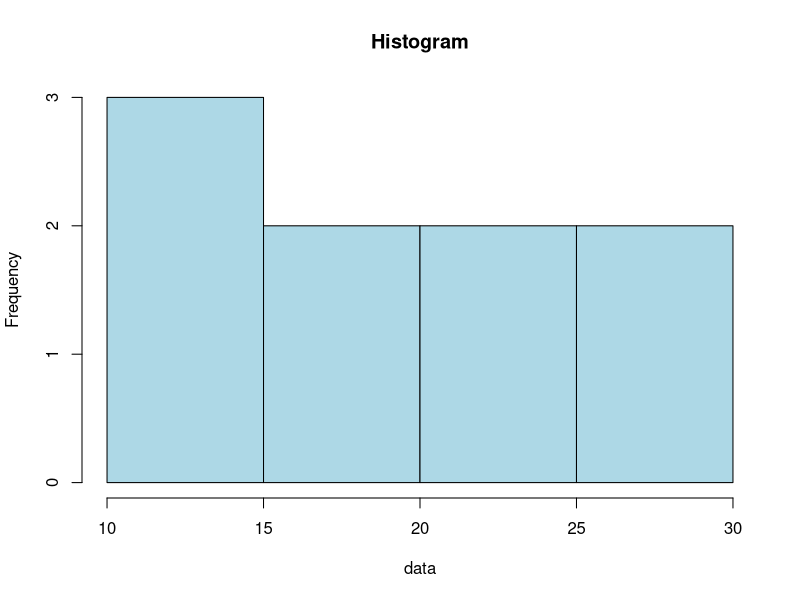
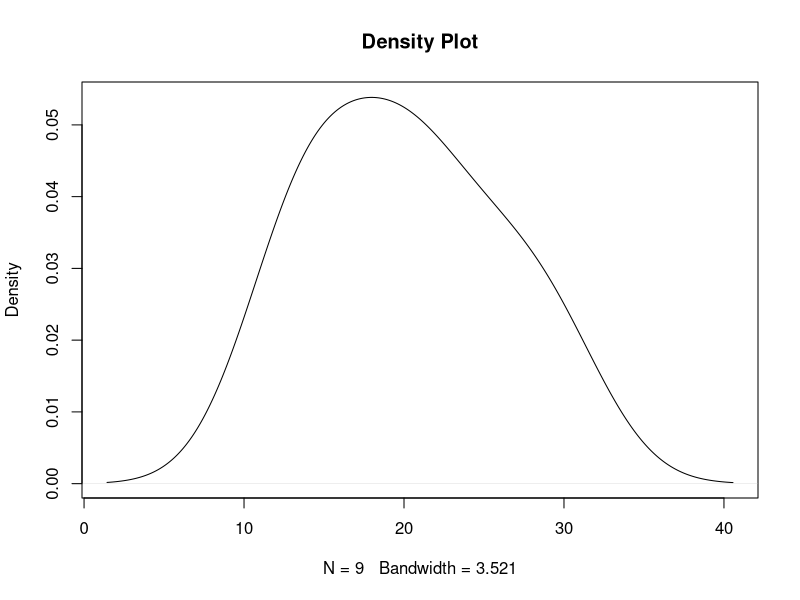
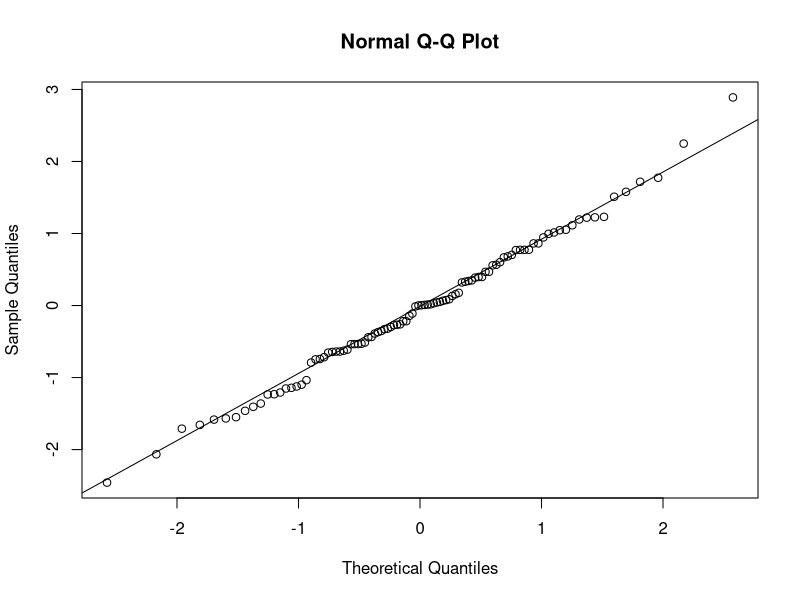
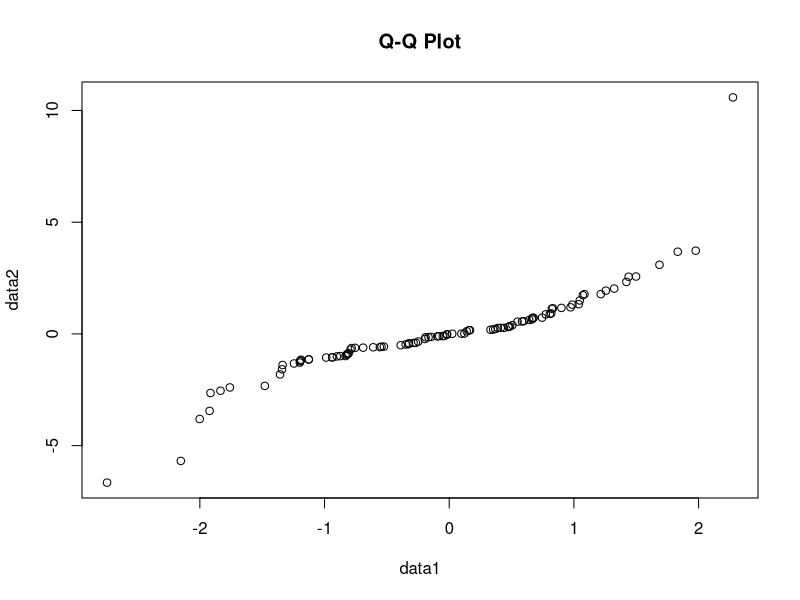

Write the R code that produced these figures, in order.
# Create a table for two categorical variables
data <- data.frame(Gender = c("Male", "Female", "Male", "Male", "Female"),
                   AgeGroup = c("18-25", "26-35", "18-25", "36-45", "26-35"))

result_table <- table(data$Gender, data$AgeGroup)
print(result_table)

# Create a flat table for three categorical variables

data <- data.frame(Gender = c("Male", "Female", "Male", "Male", "Female"),
                   AgeGroup = c("18-25", "26-35", "18-25", "36-45", "26-35"),
                   Region = c("East", "West", "East", "West", "West"))

result_ftable <- ftable(data$Gender, data$AgeGroup, data$Region)
print(result_ftable)

# Create a cross-tabulation table using xtabs
data <- data.frame(Gender = c("Male", "Female", "Male", "Male", "Female"),
                   AgeGroup = c("18-25", "26-35", "18-25", "36-45", "26-35"))

result_xtabs <- xtabs(~ Gender + AgeGroup, data)
print(result_xtabs)

# Create a contingency table
data <- data.frame(Gender = c("Male", "Female", "Male", "Male", "Female"),
                   AgeGroup = c("18-25", "26-35", "18-25", "36-45", "26-35"))

my_table <- table(data$Gender, data$AgeGroup)

# Calculate row and column margins
row_margins <- margin.table(my_table, 1)  # Row margins
col_margins <- margin.table(my_table, 2)  # Column margins

print(row_margins)
print(col_margins)
# Create a contingency table
data <- data.frame(Gender = c("Male", "Female", "Male", "Male", "Female"),
                   AgeGroup = c("18-25", "26-35", "18-25", "36-45", "26-35"))

my_table <- table(data$Gender, data$AgeGroup)

# Calculate proportions
prop_table <- prop.table(my_table)
print(prop_table)
# Create a contingency table
data <- data.frame(Gender = c("Male", "Female", "Male", "Male", "Female"),
                   AgeGroup = c("18-25", "26-35", "18-25", "36-45", "26-35"))

my_table <- table(data$Gender, data$AgeGroup)

# Add row and column margins
table_with_margins <- addmargins(my_table)
print(table_with_margins)
#is.table()
my_table <- table(c("A", "B", "A", "B"))
is_table <- is.table(my_table)
print(is_table)

#is.matrix()
my_matrix <- matrix(1:6, nrow = 2, ncol = 3)
is_matrix <- is.matrix(my_matrix)
print(is_matrix)
#class()
my_vector <- c(1, 2, 3)
class_of_vector <- class(my_vector)
print(class_of_vector)
#any()
#The any() function is used to check if any element of a logical vector is TRUE. It returns TRUE if at least one element is TRUE, and FALSE otherwise.
my_logical_vector <- c(FALSE, FALSE, TRUE, FALSE)
any_true <- any(my_logical_vector)
print(any_true)
#is(object, "type") Function:
#The is() function is a generic function used to test the class of an object against a specific class or type.
my_vector <- c(1, 2, 3)
is_vector <- is(my_vector, "numeric")
print(is_vector)
#inherits(object, "type") Function:
#The inherits() function is used to test if an object inherits from a particular class or type.
my_data_frame <- data.frame(x = c(1, 2, 3), y = c("a", "b", "c"))
inherits_df <- inherits(my_data_frame, "data.frame")
print(inherits_df)
#Generating a sequence of length 5 between 2 and 6:
sequence <- seq(2, 6, length.out = 5)
print(sequence)
#Generating a sequence along with an existing vector:
existing_vector <- c(2, 4, 6, 8, 10)
sequence <- seq(along.with = existing_vector)
print(sequence)
a <- "attach() and detach() Functions:

The attach() function is used to make the variables of a data frame or other objects in the search path, so you can refer to variables directly without explicitly specifying the data frame.
The detach() function is used to remove objects from the search path, including data frames attached using attach()."

# Create a data frame
data <- data.frame(ID = 1:3, Name = c("Alice", "Bob", "Charlie"))

# Attach the data frame
attach(data)

# Now you can refer to variables directly
print(ID)  # Instead of data$ID

# Detach the data frame when done
detach(data)
#with() <- "with() Function:
#The with() function is used to evaluate an expression in a specified environment, which can be helpful when working with data frames. It avoids the need for repeated references to the data frame."
# Create a data frame
data <- data.frame(ID = 1:3, Name = c("Alice", "Bob", "Charlie"))

# Use with() to refer to variables directly
with(data, print(ID))
with(data, print(Name))

#rfoo() Function:
#The rfoo() function generates random numbers from a specific probability distribution (where "foo" represents the distribution).
# Generate 5 random numbers from a standard normal distribution
random_numbers <- rnorm(5)
print(random_numbers)
#pfoo() Function:
#The pfoo() function calculates the cumulative probability (also known as the cumulative distribution function or CDF) for a given value in a specific distribution.
# Calculate the cumulative probability for x = 1 in a standard normal distribution
cumulative_prob <- pnorm(1)
print(cumulative_prob)
#dfoo() Function:
#The dfoo() function calculates the probability density function (PDF) for a given value in a specific distribution.
# Calculate the probability density for x = 1 in a standard normal distribution
density <- dnorm(1)
print(density)
#qfoo() Function:
#The qfoo() function calculates quantiles (inverse of cumulative distribution function) for a given probability in a specific distribution
# Calculate the quantile for a probability of 0.95 in a standard normal distribution
quantile_value <- qnorm(0.95)
print(quantile_value)
#RNGkind() Function:
#The RNGkind() function is used to set or query the kind of random number generator (RNG) algorithm that R should use for generating random numbers.
# Set the random number generator to "L'Ecuyer-CMRG"
RNGkind("L'Ecuyer-CMRG")

# Query the current RNG kind
current_rng_kind <- RNGkind()
print(current_rng_kind)
#set.seed() Function:
#The set.seed() function is used to set the seed for the random number generator. The seed is a starting point for the sequence of random numbers and ensures reproducibility of results.
# Set the seed to 123 for reproducibility
set.seed(123)

# Generate random numbers
random_numbers <- runif(5)
print(random_numbers)
#sample() Function:
#The sample() function is used for random sampling from a specified set of elements. It is often used to create random permutations or to draw random samples without replacement.
# Generate a random sample of 3 numbers from 1 to 10
random_sample <- sample(1:10, size = 3)
print(random_sample)
#stem() Function:
#The stem() function is used for creating stem-and-leaf plots. Stem-and-leaf plots provide a visual representation of the distribution of a dataset, including the shape and central tendency.
# Create a stem-and-leaf plot
data <- c(12, 14, 15, 18, 20, 21, 24, 27, 30)
stem(data)
# Create a histogram
data <- c(12, 14, 15, 18, 20, 21, 24, 27, 30)
hist(data, breaks = 5, col = "lightblue", main = "Histogram")
# Create a density plot
data <- c(12, 14, 15, 18, 20, 21, 24, 27, 30)
density_plot <- density(data)
plot(density_plot, main = "Density Plot")
# Create a Q-Q plot
data <- rnorm(100)
qqnorm(data)
qqline(data)
# Create a Q-Q plot comparing two datasets
data1 <- rnorm(100)
data2 <- rt(100, df = 3)  # t-distribution with 3 degrees of freedom
qqplot(data1, data2, main = "Q-Q Plot")
# Generate a sample from a normal distribution
data <- rnorm(100)
#The shapiro.test() function is used to perform the Shapiro-Wilk test for normality. It tests the null hypothesis that a given sample comes from a normally distributed population.
# Perform the Shapiro-Wilk test for normality
shapiro_result <- shapiro.test(data)
print(shapiro_result)
#The result includes a test statistic and a p-value. A low p-value indicates rejection of the null hypothesis of normality.

#ks.test() Function:
#The ks.test() function is used to perform the Kolmogorov-Smirnov test for goodness of fit. It tests the null hypothesis that the sample is drawn from a specified distribution.
# Generate a sample from a normal distribution
data <- rnorm(100)

# Perform the Kolmogorov-Smirnov test for normality
ks_result <- ks.test(data, "pnorm")
print(ks_result)
#Two-Sample t-test:
#When comparing the means of two independent samples, you can use the t.test() function with two vectors as arguments.
# Generate two independent samples
group1 <- c(23, 25, 28, 30, 32)
group2 <- c(20, 22, 24, 26, 28)

# Perform a two-sample t-test
result <- t.test(group1, group2)
print(result)

# Generate a single sample
data <- c(23, 25, 28, 30, 32)

# Perform a one-sample t-test against the mean 25
result_one_sample <- t.test(data, mu = 25)
print(result_one_sample)

# Generate paired samples
before <- c(10, 12, 15, 18, 20)
after <- c(15, 18, 22, 25, 28)

# Perform a paired t-test
result_paired <- t.test(after, before, paired = TRUE)
print(result_paired)
 
#mann -whitney u test for checking medians of two different distributions of samples coming from a population
# Generate two independent samples
group1 <- c(23, 25, 28, 30, 32)
group2 <- c(20, 22, 24, 26, 28)

# Perform a Wilcoxon rank sum test
result <- wilcox.test(group1, group2)
print(result)

# Generate paired samples
before <- c(10, 12, 15, 18, 20)
after <- c(15, 18, 22, 25, 28)

# Perform a paired Wilcoxon signed-rank test
result_paired <- wilcox.test(after, before, paired = TRUE)
print(result_paired)

